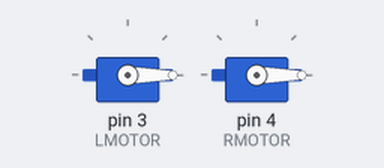
A sketch run on a simulated Arduino Mega 2560, built with avr-gcc and run on an emulated ATmega2560. Parts: 2 × servo.

Above: at 0.55 s.
At 0.65 s:
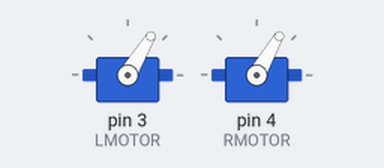
At 0.75 s:
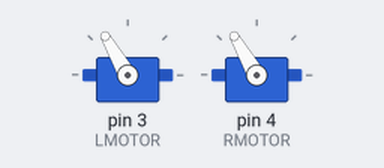
Timing chart, 0 to 3.5 s (numbered marks = the images above):
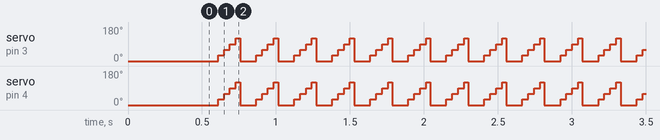

The sketch:

motor.ino
```cpp
#include <Servo.h>

#define LMOTOR 3
#define RMOTOR 4

Servo lmotor;
Servo rmotor;

void setup()
{
  delay(500);
  lmotor.attach(LMOTOR);
  rmotor.attach(RMOTOR);
}

void loop()
{
  int i;
  while(i<=2000)
  {
    rmotor.writeMicroseconds(i);
    lmotor.writeMicroseconds(i);
    i++;
  }

}
```

Measured:
- by itself, servo on pin 3 (LMOTOR): repeats every 0.26 s: 59° 0.04 s, 90° 0.04 s, 120° 0.03 s, 0° 0.11 s, 30° 0.04 s
- by itself, servo on pin 4 (RMOTOR): repeats every 0.26 s: 60° 0.04 s, 90° 0.04 s, 120° 0.03 s, 0° 0.11 s, 30° 0.04 s
